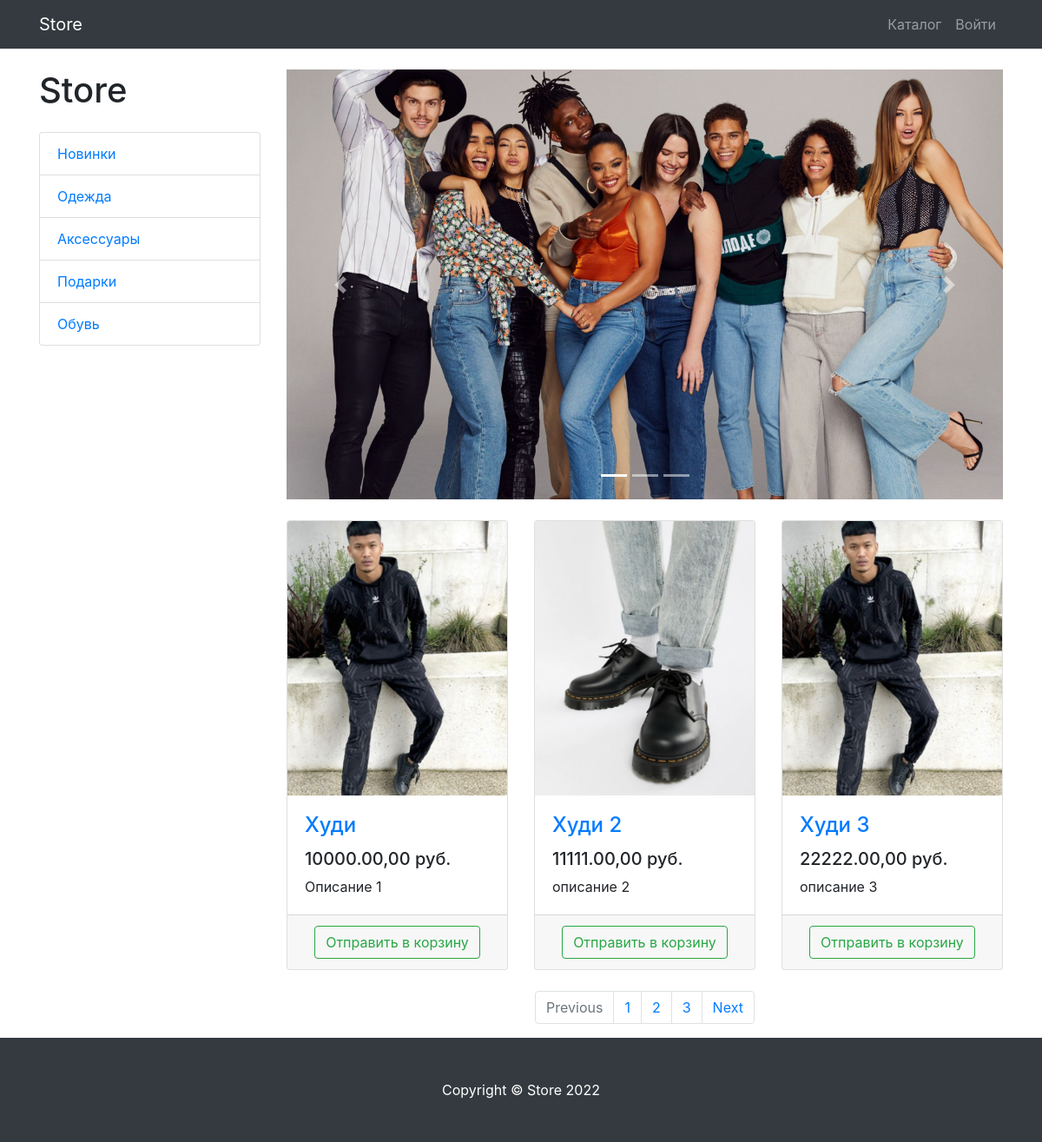
Screenshot of /products/ with the database file from the repository.
### products/models.py (models this page shows, shortened)
class ProductCategory(models.Model):
    name = models.CharField(max_length=128, unique=True)
    description = models.TextField(null=True, blank=True)

class Product(models.Model):
    name = models.CharField(max_length=256)
    description = models.TextField()
    price = models.DecimalField(max_digits=10, decimal_places=2)
    quantity = models.PositiveIntegerField(default=0)
    image = models.ImageField(upload_to='products_images')
    category = models.ForeignKey(to=ProductCategory, on_delete=models.CASCADE)

### products/views.py (the view)
# urls.py: path('', products, name='index')
def products(request):
    context = {
        'title': 'Store - Каталог',
        'products': Product.objects.all(),
        'categories': ProductCategory.objects.all(),
    }
    return render(request, 'products/products.html', context)

### products/templates/products/products.html (shortened to what this page needs)
{% extends 'products/base.html' %}
{% load static %}
{% block css %}
    <link href="{% static 'vendor/css/products.css' %}" rel="stylesheet">
{% endblock %}
{% block logo_link %}
    <a class="navbar-brand" href="{% url 'index' %}">Store</a>
{% endblock %}
{% block content %}
    <div class="container">
        <div class="row">
            <div class="col-lg-3">
                <h1 class="my-4">Store</h1>
                <div class="list-group">
                    {% for category in categories %}
                        <a href="#" class="list-group-item">{{ category.name }}</a>
                    {% endfor %}
                </div>
            </div>
            <div class="col-lg-9">
                <div id="carouselExampleIndicators" class="carousel slide my-4" data-ride="carousel">
                    <ol class="carousel-indicators">
                        <li data-target="#carouselExampleIndicators" data-slide-to="0" class="active"></li>
                        <li data-target="#carouselExampleIndicators" data-slide-to="1"></li>
                        <li data-target="#carouselExampleIndicators" data-slide-to="2"></li>
                    </ol>
                    <div class="carousel-inner" role="listbox">
                        <div class="carousel-item active">
                            <img class="d-block img-fluid" src="/static/vendor/img/slides/slide-1.jpg"
                                 alt="First slide">
                        </div>
                    </div>
                    <a class="carousel-control-prev" href="#carouselExampleIndicators" role="button" data-slide="prev">
                        <span class="carousel-control-prev-icon" aria-hidden="true"></span>
                    </a>
                    <a class="carousel-control-next" href="#carouselExampleIndicators" role="button" data-slide="next">
                        <span class="carousel-control-next-icon" aria-hidden="true"></span>
                    </a>
                </div>
                <div class="row">
                    {% for product in products %}
                        <div class="col-lg-4 col-md-6 mb-4">
                            <div class="card h-100">
                                <a href="#">
                                    <img class="card-img-top"
                                         src="{{ product.image.url }}"
                                         alt="">
                                </a>
                                <div class="card-body">
                                    <h4 class="card-title">
                                        <a href="#">{{ product.name }}</a>
                                    </h4>
                                    <h5>{{ product.price }},00 руб.</h5>
                                    <p class="card-text">{{ product.description }}</p>
                                </div>
                                <div class="card-footer text-center">
                                    <button type="button" class="btn btn-outline-success">Отправить в корзину</button>
                                </div>
                            </div>
                        </div>
                    {% endfor %}
                </div>
                <nav aria-label="Page navigation example">
                    <ul class="pagination justify-content-center">
                        <li class="page-item disabled">
                            <a class="page-link" href="#" tabindex="-1" aria-disabled="true">Previous</a>
                        </li>
                        <li class="page-item"><a class="page-link" href="#">1</a></li>
                        <li class="page-item"><a class="page-link" href="#">2</a></li>
                        <li class="page-item"><a class="page-link" href="#">3</a></li>
                        <li class="page-item">
                            <a class="page-link" href="#">Next</a>
                        </li>
                    </ul>
                </nav>
            </div>
        </div>
    </div>
{% endblock %}
{% block footer %}
    <footer class="py-5 bg-dark">
        <div class="container">
            <p class="m-0 text-center text-white">Copyright &copy; Store 2022</p>
        </div>
    </footer>
{% endblock %}

### products/templates/products/base.html (shortened to what this page needs)
{% load static %}
<!DOCTYPE html>
<html lang="en">
<head>
    <link href="{% static 'vendor/bootstrap/css/bootstrap.min.css' %}" rel="stylesheet">
    {% block css %} {% endblock %}
</head>
<body>
<nav class="navbar navbar-expand-lg navbar-dark bg-dark fixed-top">
    <div class="container">
        {% block logo_link %} {% endblock %}
        <div class="collapse navbar-collapse" id="navbarResponsive">
            <ul class="navbar-nav ml-auto">
                <li class="nav-item">
                    <a class="nav-link" href="{% url 'products:index' %}">Каталог
                    </a>
                </li>
                {% if user.is_authenticated %}
                    <li class="nav-item dropdown">
                        <a class="nav-link dropdown-toggle" href="#" id="navbarDropdown" role="button"
                           data-bs-toggle="dropdown" aria-expanded="false">
                            <i class="fas fa-user-circle"></i>
                        </a>
                        <ul class="dropdown-menu" aria-labelledby="navbarDropdown">
                            <li>
                                <a class="dropdown-item" href="{% url 'users:profile' %}">Профиль</a>
                            </li>
                            <li><a class="dropdown-item" href="orders/orders.html">Заказы</a></li>
                            {% if user.is_superuser or user.is_staff %}
                                <li>
                                    <a class="dropdown-item" href="{% url 'admin:index' %}">
                                        Админ-панель
                                    </a>
                                </li>
                            {% endif %}
                            <li>
                                <hr class="dropdown-divider">
                            </li>
                            <li>
                                <a class="dropdown-item" href="{% url 'users:logout' %}">
                                    Выйти
                                </a>
                            </li>
                        </ul>
                    </li>
                {% else %}
                    <li class="nav-item">
                        <a class="nav-link" href="{% url 'users:login' %}">Войти </a>
                    </li>
                {% endif %}
            </ul>
        </div>
    </div>
</nav>
{% block content %} {% endblock %}
{% block footer %} {% endblock %}
</body>
</html>

### rows the page displays
ProductCategory: name "Новинки"
ProductCategory: name "Одежда"
ProductCategory: name "Аксессуары"
ProductCategory: name "Подарки"
ProductCategory: name "Обувь"
Product: image (picture), name "Худи", price "10000.00", description "Описание 1"
Product: image (picture), name "Худи 2", price "11111.00", description "описание 2"
Product: image (picture), name "Худи 3", price "22222.00", description "описание 3"
